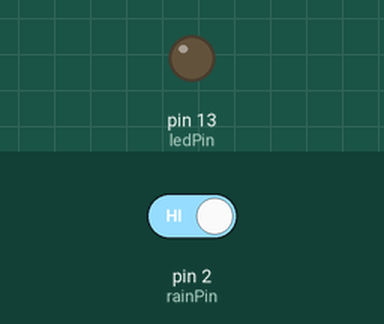
A sketch run on a simulated Arduino Uno, built with avr-gcc and run on an emulated ATmega328P. On the bench: output pins drawn as LEDs (lit = HIGH). The test bench sets the inputs (shaded band); at power-on: pin 2 (rainPin) HIGH.

Above: at 1.2 s.
1.3 s: pin 2 (rainPin) driven LOW
At 2.2 s:
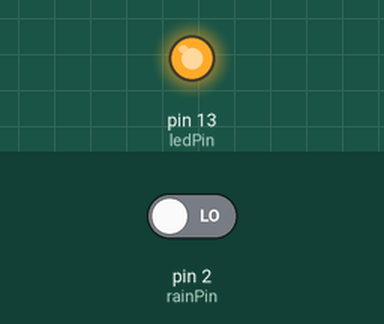
2.8 s: pin 2 (rainPin) driven HIGH
At 3.4 s:
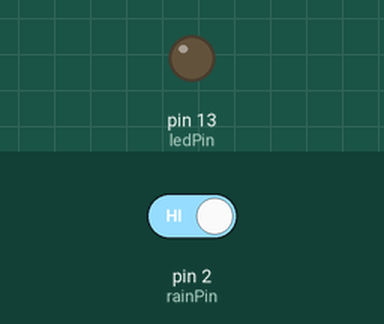
Timing chart, 0 to 5.8 s (numbered marks = the images above; inputs shaded):
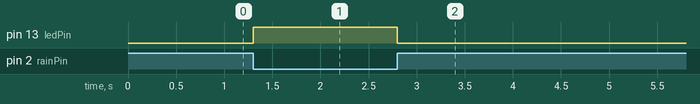

Measured:
- after the input at 1.3 s, pin 13 (ledPin): LOW → HIGH at once
- after the input at 2.8 s, pin 13 (ledPin): HIGH → LOW at once

The sketch:

basic_rain_sensor.ino
```cpp
const int rainPin = 2;
const int ledPin = 13;

void setup() {
  // put your setup code here, to run once:
  pinMode(rainPin, INPUT);
  pinMode(ledPin, OUTPUT);
}

void loop() {
  if (digitalRead(rainPin) == LOW) {
    digitalWrite(ledPin, HIGH);
  }
  else {
    digitalWrite(ledPin, LOW);
  }
  delay(100);
}
```
